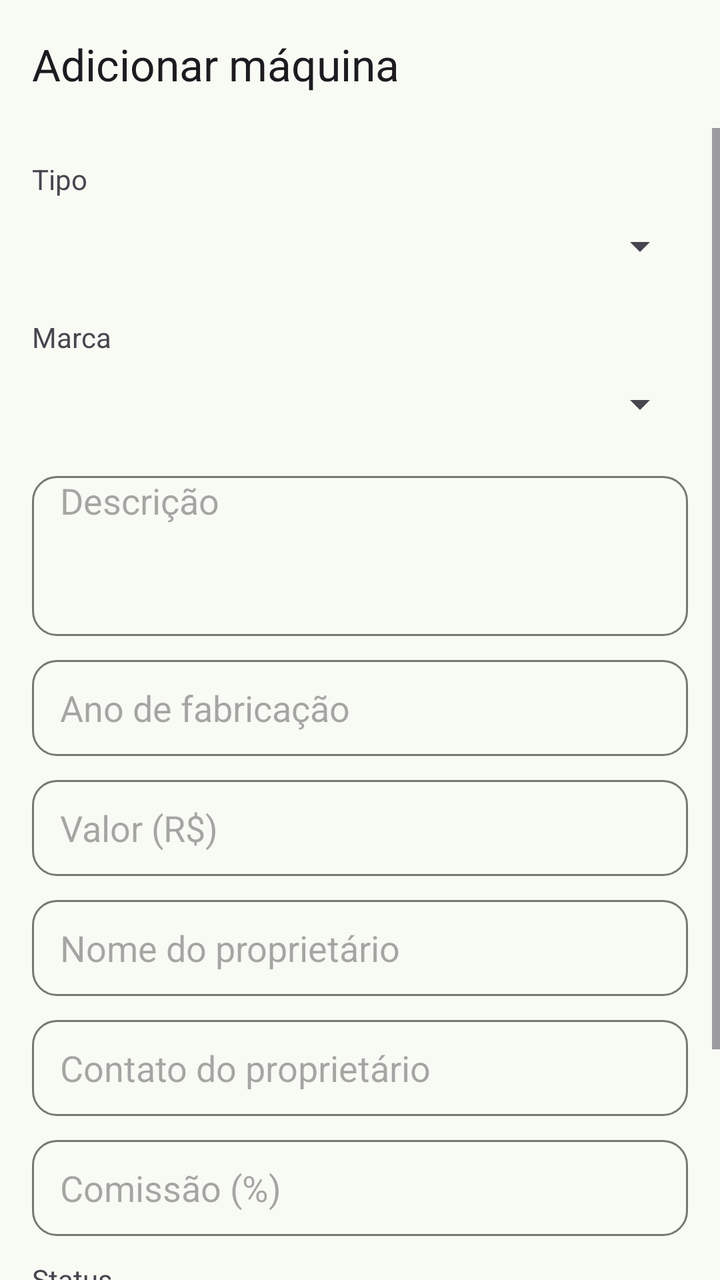
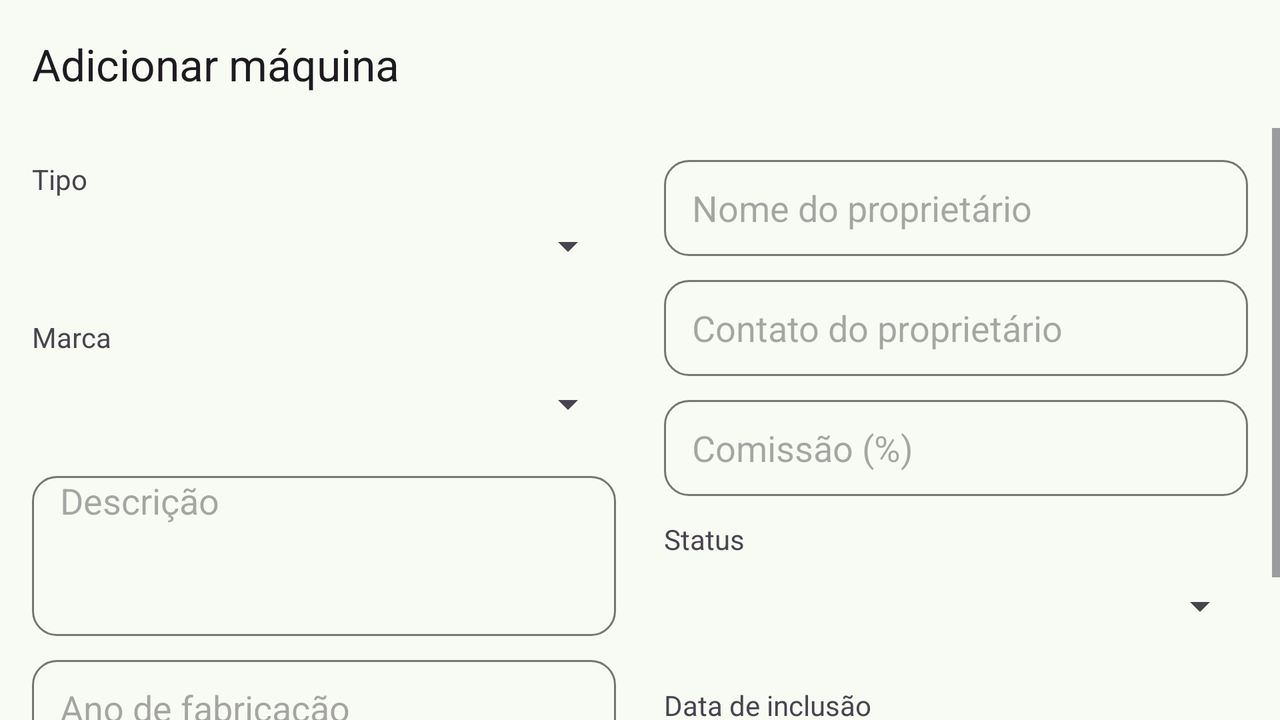

The same Android screen from two of the app's own layout files: first res/layout/ as a phone draws it, then the repository's variant for another configuration, drawn on a device whose configuration selects that folder. Both files follow.
<!-- AndroidManifest.xml: application theme Theme.InventarioMaquinas -->
<!-- res/layout/activity_maquina_form.xml -->
<?xml version="1.0" encoding="utf-8"?>
<LinearLayout xmlns:android="http://schemas.android.com/apk/res/android"
    xmlns:app="http://schemas.android.com/apk/res-auto"
    android:id="@+id/root"
    android:layout_width="match_parent"
    android:layout_height="match_parent"
    android:orientation="vertical">

    <androidx.appcompat.widget.Toolbar
        android:id="@+id/toolbar"
        android:layout_width="match_parent"
        android:layout_height="?attr/actionBarSize"
        android:background="?attr/colorSurface"
        android:elevation="2dp"
        app:title="@string/title_add_machine" />

    <ScrollView
        android:layout_width="match_parent"
        android:layout_height="0dp"
        android:layout_weight="1"
        android:fillViewport="true">

        <LinearLayout
            android:layout_width="match_parent"
            android:layout_height="wrap_content"
            android:orientation="vertical"
            android:padding="16dp">

            <TextView
                android:layout_width="match_parent"
                android:layout_height="wrap_content"
                android:labelFor="@id/spinnerTipo"
                android:text="@string/label_type" />

            <Spinner
                android:id="@+id/spinnerTipo"
                android:layout_width="match_parent"
                android:layout_height="wrap_content"
                android:minHeight="48dp"
                android:spinnerMode="dropdown" />

            <TextView
                android:layout_width="match_parent"
                android:layout_height="wrap_content"
                android:layout_marginTop="12dp"
                android:labelFor="@id/spinnerMarca"
                android:text="@string/label_brand" />

            <Spinner
                android:id="@+id/spinnerMarca"
                android:layout_width="match_parent"
                android:layout_height="wrap_content"
                android:minHeight="48dp"
                android:spinnerMode="dropdown" />

            <EditText
                android:background="@drawable/bg_input"
                android:paddingStart="14dp"
                android:paddingEnd="14dp"
                android:id="@+id/editDescricao"
                android:layout_width="match_parent"
                android:layout_height="wrap_content"
                android:layout_marginTop="12dp"
                android:gravity="top"
                android:hint="@string/label_description"
                android:inputType="textCapSentences|textMultiLine"
                android:minHeight="80dp" />

            <EditText
                android:background="@drawable/bg_input"
                android:paddingStart="14dp"
                android:paddingEnd="14dp"
                android:id="@+id/editAnoFabricacao"
                android:layout_width="match_parent"
                android:layout_height="wrap_content"
                android:layout_marginTop="12dp"
                android:hint="@string/label_year"
                android:inputType="number"
                android:maxLength="4"
                android:minHeight="48dp" />

            <EditText
                android:background="@drawable/bg_input"
                android:paddingStart="14dp"
                android:paddingEnd="14dp"
                android:id="@+id/editValor"
                android:layout_width="match_parent"
                android:layout_height="wrap_content"
                android:layout_marginTop="12dp"
                android:hint="@string/label_value"
                android:inputType="numberDecimal"
                android:minHeight="48dp" />

            <EditText
                android:background="@drawable/bg_input"
                android:paddingStart="14dp"
                android:paddingEnd="14dp"
                android:id="@+id/editNomeProprietario"
                android:layout_width="match_parent"
                android:layout_height="wrap_content"
                android:layout_marginTop="12dp"
                android:hint="@string/label_owner_name"
                android:inputType="textCapWords"
                android:minHeight="48dp" />

            <EditText
                android:background="@drawable/bg_input"
                android:paddingStart="14dp"
                android:paddingEnd="14dp"
                android:id="@+id/editContatoProprietario"
                android:layout_width="match_parent"
                android:layout_height="wrap_content"
                android:layout_marginTop="12dp"
                android:hint="@string/label_owner_contact"
                android:inputType="text"
                android:minHeight="48dp" />

            <EditText
                android:background="@drawable/bg_input"
                android:paddingStart="14dp"
                android:paddingEnd="14dp"
                android:id="@+id/editPercentualComissao"
                android:layout_width="match_parent"
                android:layout_height="wrap_content"
                android:layout_marginTop="12dp"
                android:hint="@string/label_commission"
                android:inputType="numberDecimal"
                android:minHeight="48dp" />

            <TextView
                android:layout_width="match_parent"
                android:layout_height="wrap_content"
                android:layout_marginTop="12dp"
                android:labelFor="@id/spinnerStatus"
                android:text="@string/label_status" />

            <Spinner
                android:id="@+id/spinnerStatus"
                android:layout_width="match_parent"
                android:layout_height="wrap_content"
                android:minHeight="48dp"
                android:spinnerMode="dropdown" />

            <TextView
                android:layout_width="match_parent"
                android:layout_height="wrap_content"
                android:layout_marginTop="16dp"
                android:text="@string/label_inclusion_date" />

            <TextView
                android:id="@+id/textDataInclusao"
                android:layout_width="match_parent"
                android:layout_height="wrap_content"
                android:layout_marginTop="4dp"
                android:minHeight="32dp"
                android:textIsSelectable="true" />

        </LinearLayout>

    </ScrollView>

</LinearLayout>
<!-- resources referenced by this layout -->
<resources>
  <!-- drawable bg_input (drawable) -->
  <?xml version="1.0" encoding="utf-8"?>
  <shape xmlns:android="http://schemas.android.com/apk/res/android"
      android:shape="rectangle">
      <corners android:radius="12dp" />
      <stroke
          android:width="1dp"
          android:color="?attr/colorOutline" />
      <solid android:color="@android:color/transparent" />
  </shape>
  <string name="label_brand">Marca</string>
  <string name="label_commission">Comissão (%)</string>
  <string name="label_description">Descrição</string>
  <string name="label_inclusion_date">Data de inclusão</string>
  <string name="label_owner_contact">Contato do proprietário</string>
  <string name="label_owner_name">Nome do proprietário</string>
  <string name="label_status">Status</string>
  <string name="label_type">Tipo</string>
  <string name="label_value">Valor (R$)</string>
  <string name="label_year">Ano de fabricação</string>
  <string name="title_add_machine">Adicionar máquina</string>
  <style name="Theme.InventarioMaquinas" parent="Base.Theme.InventarioMaquinas" />
  <style name="Base.Theme.InventarioMaquinas" parent="Theme.Material3.DayNight.NoActionBar">
          <item name="colorPrimary">@color/brand_primary</item>
          <item name="colorOnPrimary">@color/brand_on_primary</item>
          <item name="colorPrimaryContainer">@color/brand_primary_container</item>
          <item name="colorOnPrimaryContainer">@color/brand_on_primary_container</item>
          <item name="colorSecondary">@color/brand_secondary</item>
          <item name="colorOnSecondary">@color/brand_on_secondary</item>
          <item name="colorSecondaryContainer">@color/brand_secondary_container</item>
          <item name="colorOnSecondaryContainer">@color/brand_on_secondary_container</item>
          <item name="colorSurface">@color/brand_surface</item>
          <item name="colorOnSurface">@color/brand_on_surface</item>
          <item name="colorSurfaceVariant">@color/brand_surface_variant</item>
          <item name="colorOnSurfaceVariant">@color/brand_on_surface_variant</item>
          <item name="colorOutline">@color/brand_outline</item>
          <item name="colorOutlineVariant">@color/brand_outline_variant</item>
          <item name="android:colorBackground">@color/brand_surface</item>
          <item name="colorOnBackground">@color/brand_on_surface</item>
      </style>
  <color name="brand_primary">#2F6B3A</color>
  <color name="brand_on_primary">#FFFFFF</color>
  <color name="brand_primary_container">#B7F2B8</color>
  <color name="brand_on_primary_container">#00210A</color>
  <color name="brand_secondary">#52634F</color>
  <color name="brand_on_secondary">#FFFFFF</color>
  <color name="brand_secondary_container">#D5E8CF</color>
  <color name="brand_on_secondary_container">#10200F</color>
  <color name="brand_surface">#F8FAF4</color>
  <color name="brand_on_surface">#191C19</color>
  <color name="brand_surface_variant">#DDE5DA</color>
  <color name="brand_on_surface_variant">#414941</color>
  <color name="brand_outline">#717971</color>
  <color name="brand_outline_variant">#C1C9BF</color>
</resources>
<!-- res/layout-land/activity_maquina_form.xml (the repository's variant of the layout above) -->
<!-- drawn on the phone turned sideways -->
<?xml version="1.0" encoding="utf-8"?>
<LinearLayout xmlns:android="http://schemas.android.com/apk/res/android"
    xmlns:app="http://schemas.android.com/apk/res-auto"
    android:id="@+id/root"
    android:layout_width="match_parent"
    android:layout_height="match_parent"
    android:orientation="vertical">

    <androidx.appcompat.widget.Toolbar
        android:id="@+id/toolbar"
        android:layout_width="match_parent"
        android:layout_height="?attr/actionBarSize"
        android:background="?attr/colorSurface"
        android:elevation="2dp"
        app:title="@string/title_add_machine" />

    <ScrollView
        android:layout_width="match_parent"
        android:layout_height="0dp"
        android:layout_weight="1"
        android:fillViewport="true">

        <LinearLayout
            android:layout_width="match_parent"
            android:layout_height="wrap_content"
            android:baselineAligned="false"
            android:orientation="horizontal"
            android:padding="16dp">

            
            <LinearLayout
                android:layout_width="0dp"
                android:layout_height="wrap_content"
                android:layout_weight="1"
                android:orientation="vertical"
                android:paddingEnd="12dp">

                <TextView
                    android:layout_width="match_parent"
                    android:layout_height="wrap_content"
                    android:labelFor="@id/spinnerTipo"
                    android:text="@string/label_type" />

                <Spinner
                    android:id="@+id/spinnerTipo"
                    android:layout_width="match_parent"
                    android:layout_height="wrap_content"
                    android:minHeight="48dp"
                    android:spinnerMode="dropdown" />

                <TextView
                    android:layout_width="match_parent"
                    android:layout_height="wrap_content"
                    android:layout_marginTop="12dp"
                    android:labelFor="@id/spinnerMarca"
                    android:text="@string/label_brand" />

                <Spinner
                    android:id="@+id/spinnerMarca"
                    android:layout_width="match_parent"
                    android:layout_height="wrap_content"
                    android:minHeight="48dp"
                    android:spinnerMode="dropdown" />

                <EditText
                android:background="@drawable/bg_input"
                android:paddingStart="14dp"
                android:paddingEnd="14dp"
                    android:id="@+id/editDescricao"
                    android:layout_width="match_parent"
                    android:layout_height="wrap_content"
                    android:layout_marginTop="12dp"
                    android:gravity="top"
                    android:hint="@string/label_description"
                    android:inputType="textCapSentences|textMultiLine"
                    android:minHeight="80dp" />

                <EditText
                android:background="@drawable/bg_input"
                android:paddingStart="14dp"
                android:paddingEnd="14dp"
                    android:id="@+id/editAnoFabricacao"
                    android:layout_width="match_parent"
                    android:layout_height="wrap_content"
                    android:layout_marginTop="12dp"
                    android:hint="@string/label_year"
                    android:inputType="number"
                    android:maxLength="4"
                    android:minHeight="48dp" />

                <EditText
                android:background="@drawable/bg_input"
                android:paddingStart="14dp"
                android:paddingEnd="14dp"
                    android:id="@+id/editValor"
                    android:layout_width="match_parent"
                    android:layout_height="wrap_content"
                    android:layout_marginTop="12dp"
                    android:hint="@string/label_value"
                    android:inputType="numberDecimal"
                    android:minHeight="48dp" />

            </LinearLayout>

            
            <LinearLayout
                android:layout_width="0dp"
                android:layout_height="wrap_content"
                android:layout_weight="1"
                android:orientation="vertical"
                android:paddingStart="12dp">

                <EditText
                android:background="@drawable/bg_input"
                android:paddingStart="14dp"
                android:paddingEnd="14dp"
                    android:id="@+id/editNomeProprietario"
                    android:layout_width="match_parent"
                    android:layout_height="wrap_content"
                    android:hint="@string/label_owner_name"
                    android:inputType="textCapWords"
                    android:minHeight="48dp" />

                <EditText
                android:background="@drawable/bg_input"
                android:paddingStart="14dp"
                android:paddingEnd="14dp"
                    android:id="@+id/editContatoProprietario"
                    android:layout_width="match_parent"
                    android:layout_height="wrap_content"
                    android:layout_marginTop="12dp"
                    android:hint="@string/label_owner_contact"
                    android:inputType="text"
                    android:minHeight="48dp" />

                <EditText
                android:background="@drawable/bg_input"
                android:paddingStart="14dp"
                android:paddingEnd="14dp"
                    android:id="@+id/editPercentualComissao"
                    android:layout_width="match_parent"
                    android:layout_height="wrap_content"
                    android:layout_marginTop="12dp"
                    android:hint="@string/label_commission"
                    android:inputType="numberDecimal"
                    android:minHeight="48dp" />

                <TextView
                    android:layout_width="match_parent"
                    android:layout_height="wrap_content"
                    android:layout_marginTop="12dp"
                    android:labelFor="@id/spinnerStatus"
                    android:text="@string/label_status" />

                <Spinner
                    android:id="@+id/spinnerStatus"
                    android:layout_width="match_parent"
                    android:layout_height="wrap_content"
                    android:minHeight="48dp"
                    android:spinnerMode="dropdown" />

                <TextView
                    android:layout_width="match_parent"
                    android:layout_height="wrap_content"
                    android:layout_marginTop="16dp"
                    android:text="@string/label_inclusion_date" />

                <TextView
                    android:id="@+id/textDataInclusao"
                    android:layout_width="match_parent"
                    android:layout_height="wrap_content"
                    android:layout_marginTop="4dp"
                    android:minHeight="32dp"
                    android:textIsSelectable="true" />

            </LinearLayout>

        </LinearLayout>

    </ScrollView>

</LinearLayout>
